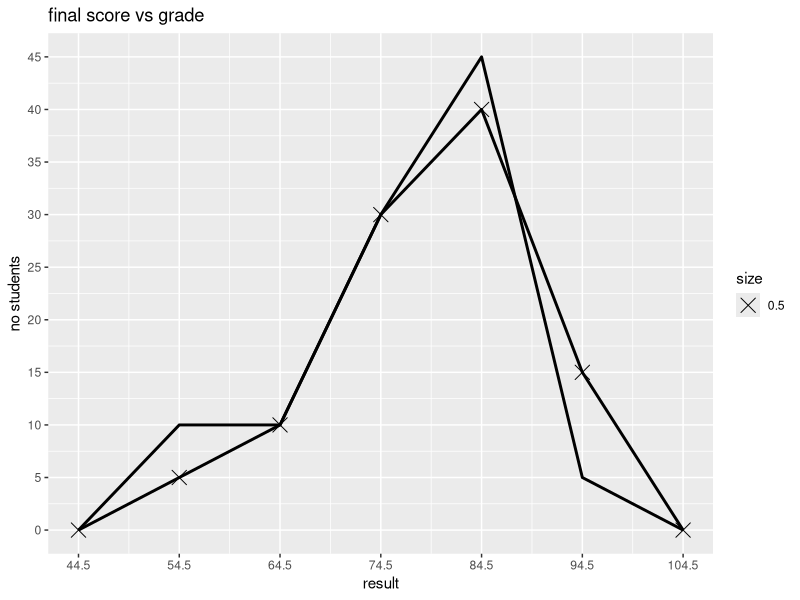

Source code (R):
#page no: 60-61
library(ggplot2)
df<-data.frame(lbound=c(39.5,49.5,59.5,69.5,79.5,89.5,99.5),
               ubound=c(49.5,59.5,69.5,79.5,89.5,99.5,109.5),
               freq=c(0,5,10,30,40,15,0),
               cfreq=c(0,5,15,45,85,100,0))
View(df)
df$mid=(df$lbound+df$ubound)/2
df2=data.frame(lbound=c(39.5,49.5,59.5,69.5,79.5,89.5,99.5),
               ubound=c(49.5,59.5,69.5,79.5,89.5,99.5,109.5),
               freq=c(0,10,10,30,45,5,0),
               cfreq=c(0,10,20,50,95,100,0))
df2$mid=(df2$lbound+df2$ubound)/2
View(df2)
ggplot(df,aes(x=mid,y=freq))+
 geom_line(aes(x=mid,y=freq),size=1)+
  geom_line(data=df2,aes(x=mid,y=freq),size=1)+
  geom_point(aes(mid,size=0.5),shape=4)+
  scale_x_continuous(breaks=seq(44.5,104.5,10))+
  scale_y_continuous(breaks=seq(0,50,5))+
  xlab("result")+ylab("no students")+ggtitle("final score vs grade")
